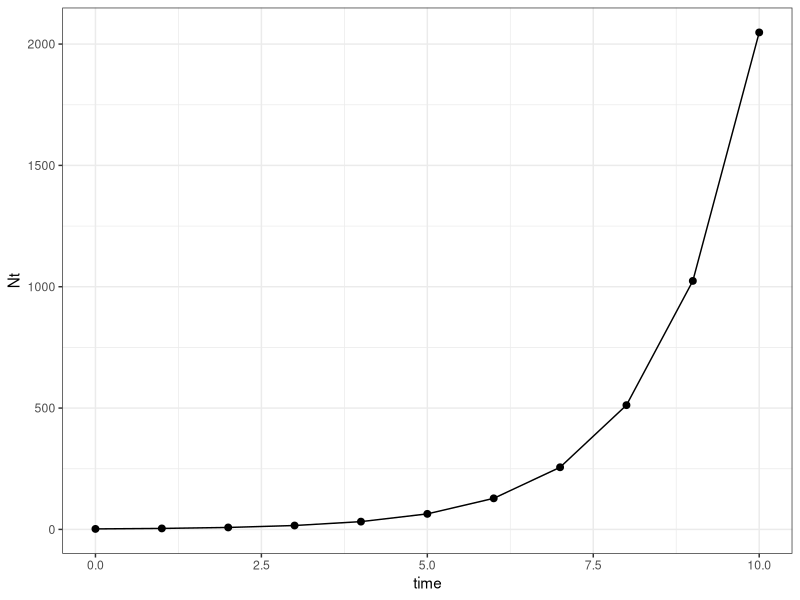
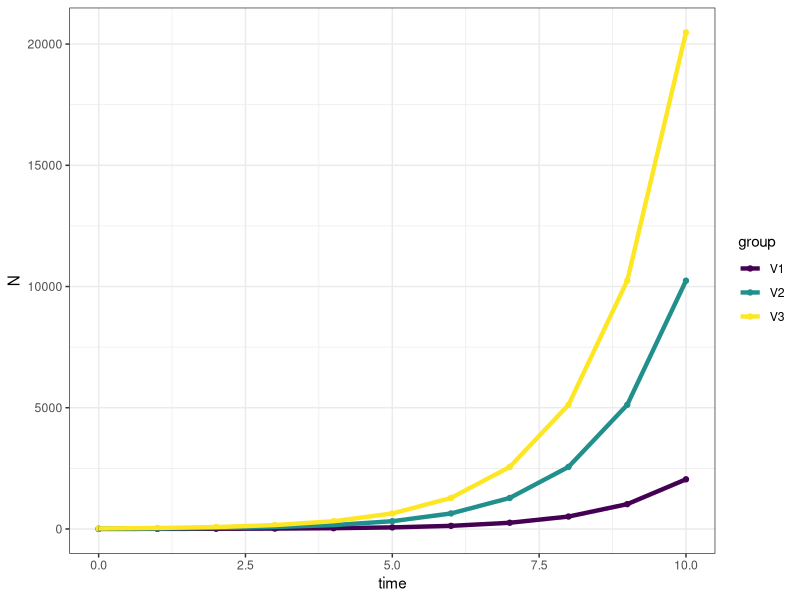
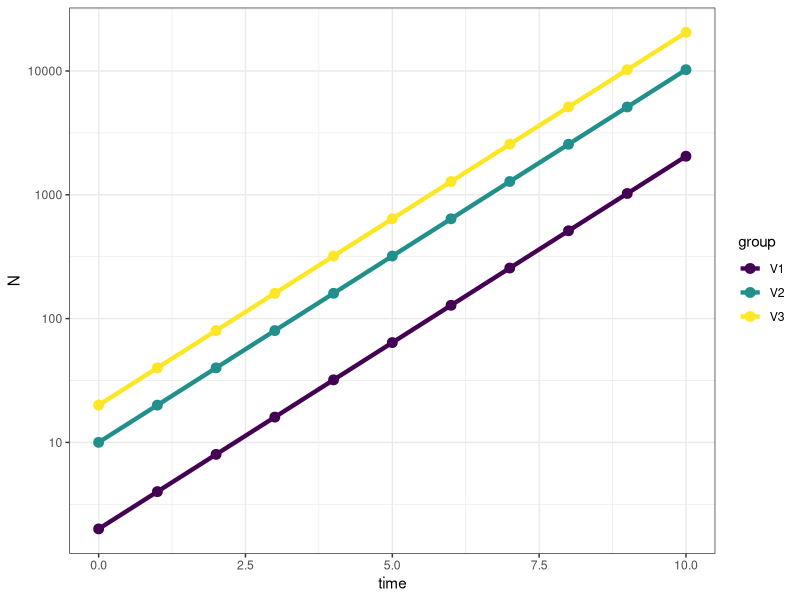
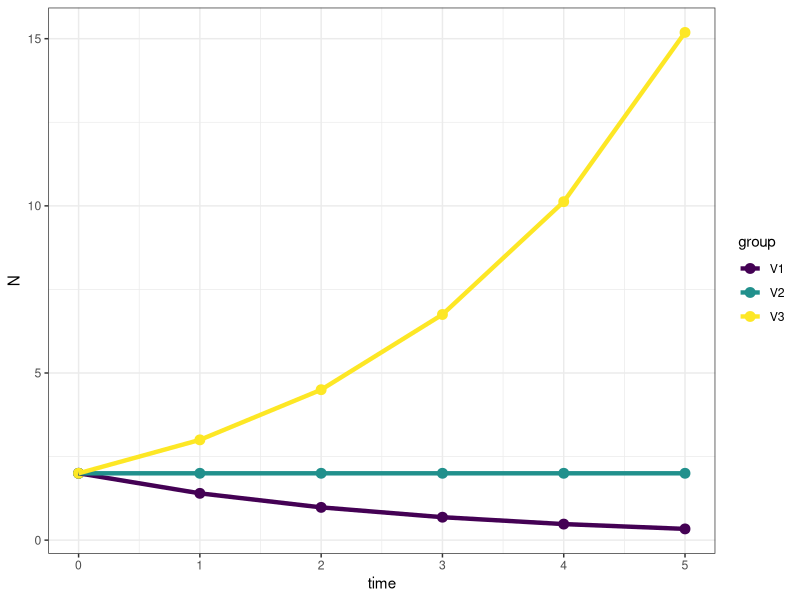
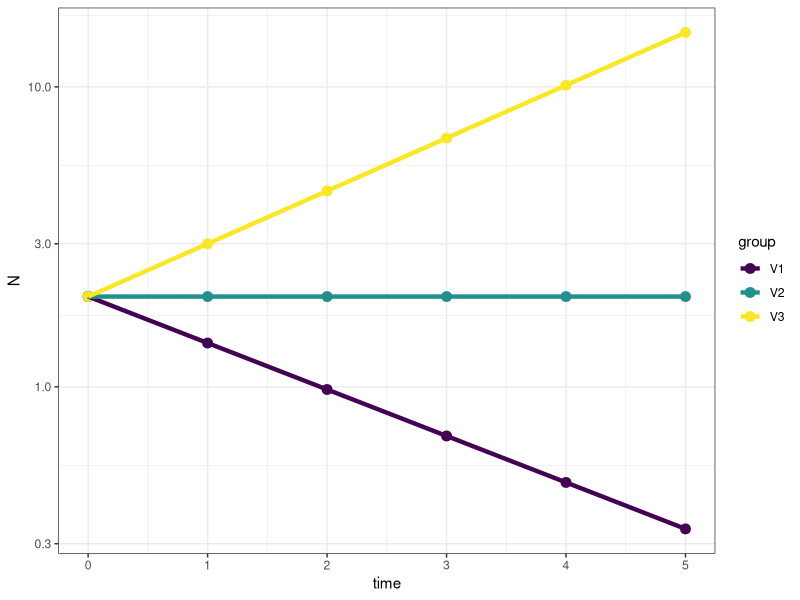
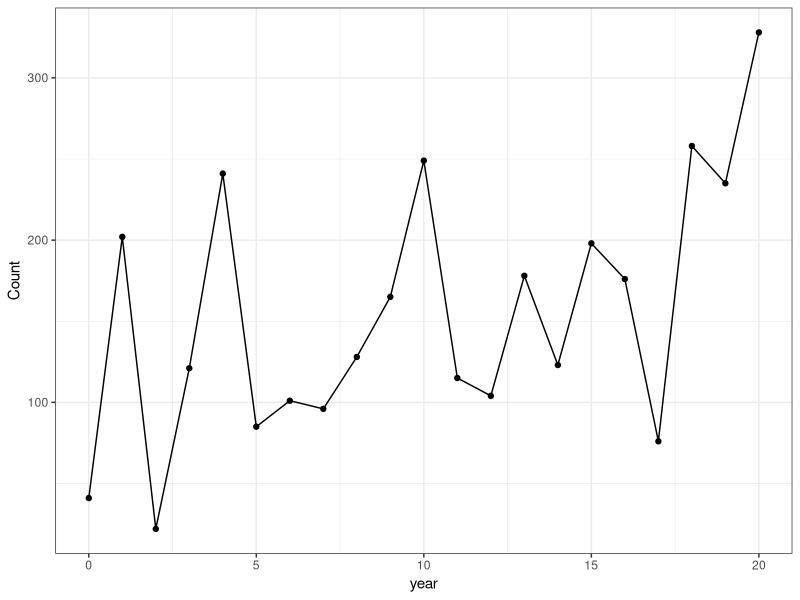
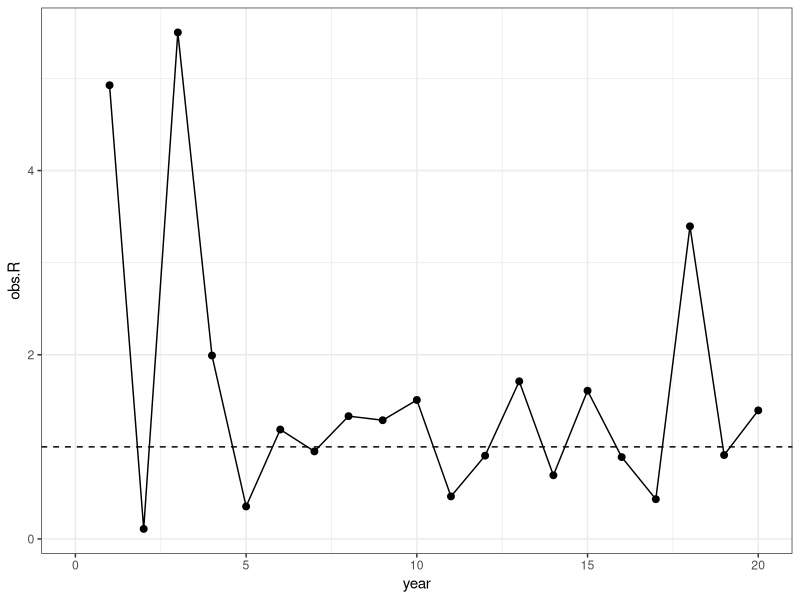
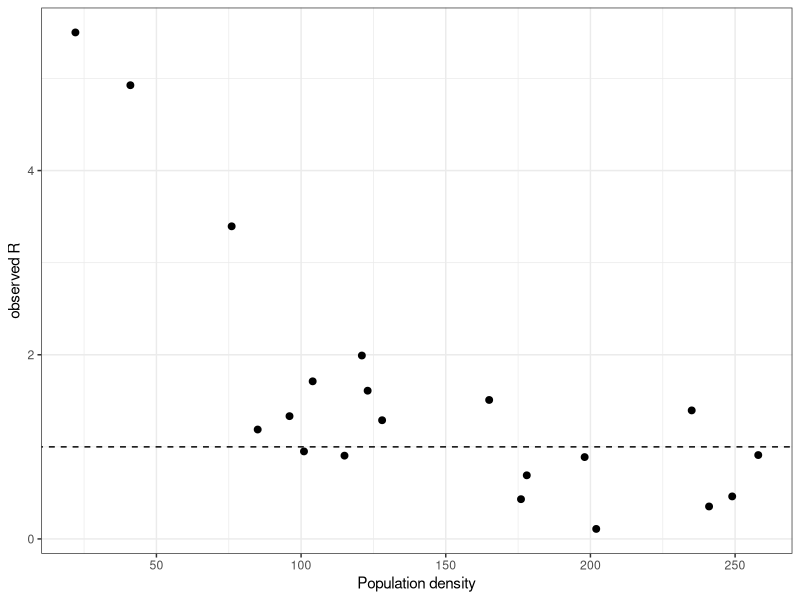

The R source for these figures, in order:
# Load libraries
library(tidyverse)
library(viridis)

# Question 1-2: Exponential growth basics
NO <- 2
lambda <- 2
time <- 0:10
Nt <- NO * lambda**time

ggplot(data=NULL, aes(x=time, y=Nt)) + 
  geom_point(size=2) + geom_line() + theme_bw()

# Question 2: Effect of starting population sizes
N0 <- c(2, 10, 20) 
lambda <- 2
time <- 0:10

Nt.s <- sapply(N0, function(n) n * lambda**time) %>% 
  as.data.frame() %>% cbind(time) %>% 
  pivot_longer(cols=1:3, names_to = 'group', values_to = 'N')

ggplot(data=Nt.s, aes(x=time, y=N, color=group)) + 
  geom_point() + geom_line(linewidth = 1.5) + 
  scale_color_viridis(discrete = T) + theme_bw()

# Log scale version
ggplot(data=Nt.s, aes(x=time, y=N, color=group)) + 
  geom_point(size=3) + geom_line(linewidth = 1.5) + 
  scale_color_viridis(discrete = T) + scale_y_log10() + theme_bw()

# Question 4: Effect of lambda
N0 <- 2 
lambdas <- c(0.7, 1, 1.5)
time <- 0:5

Nt.all <- sapply(lambdas, function(x) N0 * x**time) %>% 
  as.data.frame() %>% cbind(time) %>% 
  pivot_longer(cols=1:3, names_to = 'group', values_to = 'N')

ggplot(data=Nt.all, aes(x=time, y=N, color=group)) + 
  geom_point(size=3) + geom_line(linewidth = 1.5) + 
  scale_color_viridis(discrete = T) + theme_bw()

ggplot(data=Nt.all, aes(x=time, y=N, color=group)) + 
  geom_point(size=3) + geom_line(linewidth = 1.5) + 
  scale_color_viridis(discrete = T) + scale_y_log10() + theme_bw()

# Part 2: Miami blue butterfly data
year <- 0:20
set.seed(5)
Count <- abs(round(rnorm(21, (100*1.05^year), 70), 0))
dat <- as.data.frame(cbind(year, Count))

# Plot dynamics
ggplot(data=dat, aes(x=year, y=Count)) + 
  geom_point() + geom_line() + theme_bw()

# Calculate rate of increase
dat$obs.R <- NA
dat$obs.R[2:21] <- dat$Count[2:21]/dat$Count[1:20]
obs.R <- dat$Count[2:21]/dat$Count[1:20]

ggplot(data=dat, aes(x=year, y=obs.R)) + 
  geom_point(size=2) + geom_line() + 
  geom_hline(yintercept=1, lty=2) + theme_bw()

# Plot R vs population density
ggplot(data=NULL, aes(x=dat$Count[1:20], y=obs.R)) + 
  geom_point(size=2) + 
  geom_abline(intercept=1, slope=0, linetype="dashed") + 
  labs(x="Population density", y="observed R") + theme_bw()

# 50-year single simulation
years <- 0:50
set.seed(1)
sim.Rs <- sample(x = obs.R, size = 50, replace = TRUE)

out50yr <- numeric(length(years))
out50yr[1] <- min(dat$Count) 

for (t in 1:50) out50yr[t + 1] <- {
  out50yr[t] * sim.Rs[t]
}

ggplot(data=NULL, aes(x=years, y=out50yr)) + 
  labs(y="count") + geom_point() + geom_line() + theme_bw()

# Population simulation function
PopSim <- function(Rs, N0, years = 50, sims = 1) {
  sim.RM = matrix(sample(Rs, size = sims * years, replace = TRUE),
                  nrow = years, ncol = sims)
  output <- numeric(years + 1)
  output[1] <- N0
  outmat <- sapply(1:sims, function(i) {
    for (t in 1:years) output[t + 1] <- round(output[t] * sim.RM[t, i], 0)
    output
  })
  return(as.data.frame(outmat))
}

# Run 100 simulations
sim10 <- as_tibble(PopSim(Rs = obs.R, N0 = 43, sims = 100)) %>% 
  mutate(year = 0:50) %>%  
  pivot_longer(-year, names_to = "sim", values_to = "count") |> 
  as.data.frame()

# Plot linear scale
ggplot(sim10, aes(x=year, y=count, color=sim)) +
  geom_line(linewidth = 1) + scale_color_viridis(discrete = T) + 
  theme_bw() + theme(legend.position = "none")

# Plot log scale
ggplot(sim10, aes(x=year, y=log(count+1), color=sim)) +
  geom_line(linewidth = 0.75, alpha=0.75) + 
  scale_color_viridis(discrete = T) + theme_bw() + 
  theme(legend.position = "none")

# Summary statistics at year 50
year50_data <- sim10[sim10$year == 50, ]

data.frame(
  n_extinct = sum(year50_data$count == 0),
  n_greater_1mil = sum(year50_data$count > 1000000),
  q02.5 = quantile(year50_data$count, probs = 0.025),
  q97.5 = quantile(year50_data$count, probs = 0.975)
)
